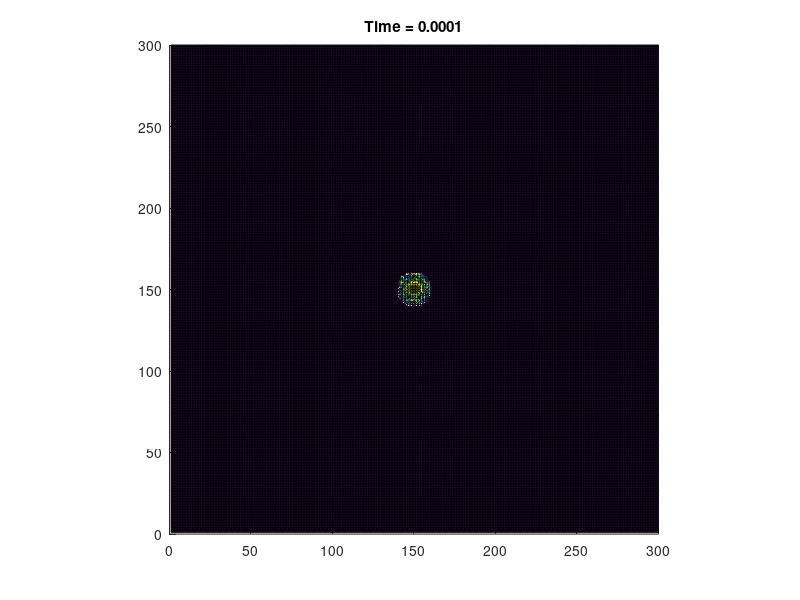

MATLAB code to generate this figure: (Note: this script raises an error after producing the figure.)
clear all
clc;

%% 2D square domain
Ly = 9.0;
Lx = 9.0;

%% discretization in the y and x directions
py = 300;
px = 300;

%% grid spacing and time step size
dx = Lx/px;
dy = Ly/py;
dt = 0.0001;
Nstp = 5001;

%% parameters
epsB = 0.010;
Mob = 1.0/0.0003;
K = 1.6;
alph = 0.9;
gamma = 10.0;
Tm = 1.0;

%% 2D arrays
phi = zeros(py, px);
phi_old = zeros(py, px);
mu = zeros(py, px);
LapP = zeros(py, px);
E = zeros(py, px);
T = zeros(py, px);
LapT = zeros(py, px);

%% initial condition
for i = 1:py
    for j = 1:px
        rad = sqrt((i-150)^2 + (j-150)^2);
        if rad < 5
            phi(i,j) = 1;
        elseif rad < 10
            phi(i,j) = rand(1);
        end
        % Initialize temperature field (supercooled)
        T(i,j) = 0.0;
    end
end

tm = 0.0;

%% time iteration
for iter = 1:Nstp
    % Store previous phi for latent heat calculation
    phi_old = phi;
    
    %% order parameter field
    %% calculate latent heat term
    E(2:py-1, 2:px-1) = (alph/pi) * phi(2:py-1, 2:px-1) .* (1 - phi(2:py-1, 2:px-1)) .* atan(gamma * (Tm - T(2:py-1, 2:px-1)));
    
    %% chemical potential
    mu(2:py-1, 2:px-1) = 0.5 * phi(2:py-1, 2:px-1) .* (1 - phi(2:py-1, 2:px-1)) .* (1 - 2*phi(2:py-1, 2:px-1));
    
    %% Laplace of phi
    LapP(2:py-1, 2:px-1) = (phi(1:py-2,2:px-1) - 2*phi(2:py-1, 2:px-1) + phi(3:py,2:px-1))/dx^2 + ...
                           (phi(2:py-1,1:px-2) - 2*phi(2:py-1, 2:px-1) + phi(2:py-1,3:px))/dy^2;
    
    %% total chemical potential
    mu(2:py-1, 2:px-1) = mu(2:py-1, 2:px-1) + E(2:py-1, 2:px-1) - epsB^2*LapP(2:py-1, 2:px-1);    
    
    %% temperature field
    %% Laplace of temperature
    LapT(2:py-1, 2:px-1) = (T(1:py-2, 2:px-1) - 2*T(2:py-1, 2:px-1) + T(3:py, 2:px-1))/dx^2 + ...
                           (T(2:py-1, 1:px-2) - 2*T(2:py-1, 2:px-1) + T(2:py-1, 3:px))/dy^2;
                       
    %% update order parameter                 
    phi(2:py-1, 2:px-1) = phi(2:py-1, 2:px-1) + dt * Mob * mu(2:py-1, 2:px-1);
    
    %% update temperature - including latent heat release
    T(2:py-1, 2:px-1) = T(2:py-1, 2:px-1) + dt * (LapT(2:py-1, 2:px-1) + K * (phi(2:py-1, 2:px-1) - phi_old(2:py-1, 2:px-1))/dt);
    
    %% boundary conditions; no-flux
    phi(1,:) = phi(2,:);
    phi(py,:) = phi(py-1,:);
    phi(:,1) = phi(:,2);
    phi(:,px) = phi(:,px-1);
    
    T(1,:) = T(2,:);
    T(py,:) = T(py-1,:);
    T(:,1) = T(:,2);
    T(:,px) = T(:,px-1);
    
    %% time
    tm = tm + dt;
    
    %% visualization
    if mod(iter,20) == 1
        
        figure(1)
        surf(phi)
        view(2)
        title(['Time = ' num2str(tm)])
        pbaspect([px py px])
        colormap(parula)
        colorbar
        drawnow
        
        figure(2)
        surf(T)
        view(2)
        title(['Temperature at t = ' num2str(tm)])
        pbaspect([px py px])
        colormap(hot)
        colorbar
        drawnow
    end
    
end

% Display final configuration
figure(3)
surf(phi)
view(2)
title(['Final Configuration at t = ' num2str(tm)])
pbaspect([px py px])
colormap(parula)
colorbar